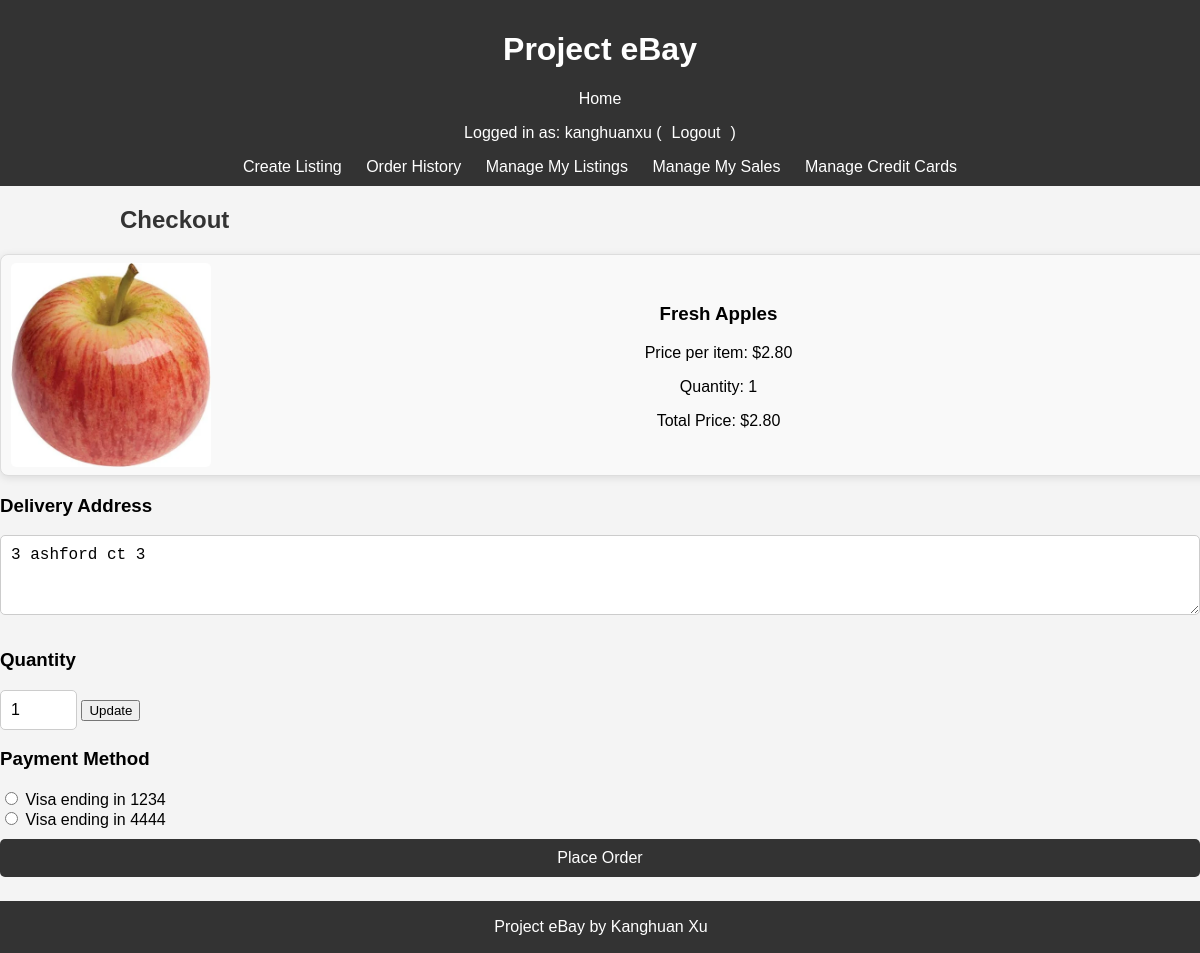
Page /checkout/25/ (signed in) on the committed database.
### project/models.py (models this page shows, shortened)
class Listing(models.Model):
    name = models.CharField(max_length=200) # Name of the item.
    description = models.TextField() # Description of the item.
    price = models.DecimalField(max_digits=10, decimal_places=2) # Price of the item, with validation in clean method.
    image = models.ImageField(upload_to='listing_images/', blank=True, null=True) # Optional image for the item.
    category = models.CharField(max_length=100) # Category the item belongs to.
    created_at = models.DateTimeField(auto_now_add=True) # Records when the listing was created.
    expires_at = models.DateTimeField() # When the listing expires.
    user = models.ForeignKey(User, on_delete=models.CASCADE, related_name="listings")  # The user who posted the listing.
    sold = models.BooleanField(default=False)  # Indicates if the item has been sold.
    quantity = models.PositiveIntegerField(default=1)  # Quantity of the item available.
    def clean(self):
        if self.price < 0:
            raise ValidationError("Price cannot be negative.")
        if self.price > 99999:
            raise ValidationError("Price cannot exceed 99999.")

class Profile(models.Model):
    user = models.OneToOneField(User, on_delete=models.CASCADE, related_name='profile')
    address = models.TextField()  # Stores the address of the user as a text field.
    phone_number = models.CharField(max_length=15)  # Stores the phone number, limited to 15 characters.
    profile_image = models.ImageField(upload_to='profile_images/', blank=True, null=True)  # Optional field for user's profile image.

class CreditCard(models.Model):
    user = models.ForeignKey(User, on_delete=models.CASCADE, related_name='credit_cards')
    cardholder_name = models.CharField(max_length=100)  # Name on the card.
    card_number_last4 = models.CharField(max_length=4)  # Last four digits of the card number.
    expiry_date = models.CharField(max_length=5)  # Expiry date in MM/YY format.
    card_type = models.CharField(max_length=20, choices=[('Visa', 'Visa'), ('MasterCard', 'MasterCard'), ('Amex', 'American Express')])

### project/views.py (the view, shortened to what this page needs)
# urls.py: path('checkout/', CheckoutView.as_view(), name='checkout'),
class CheckoutView(LoginRequiredMixin, View):
    def get(self, request, pk, *args, **kwargs):
        listing = get_object_or_404(Listing, pk=pk, sold=False)
        quantity = int(request.GET.get('quantity', 1))  # Default to 1 if not provided
        total_price = listing.price * quantity  # Calculate total price
        credit_cards = CreditCard.objects.filter(user=request.user)
        profile_address = request.user.profile.address
        return render(request, 'project/checkout.html', {
            'listing': listing,
            'quantity': quantity,
            'total_price': total_price,
            'credit_cards': credit_cards,
            'profile_address': profile_address,
        })

### project/templates/project/checkout.html (shortened to what this page needs)
{% extends 'project/base.html' %}
{% block content %}
<div class="container">
    <h2>Checkout</h2>
    {% if listing %}
        <div class="card">
            <img src="{{ listing.image.url }}" alt="{{ listing.name }}" class="listing-image">
            <div class="card-details">
                <h3>{{ listing.name }}</h3>
                <p>Price per item: ${{ listing.price }}</p>
                <p>Quantity: {{ quantity }}</p>
                <p>Total Price: ${{ total_price }}</p>
            </div>
        </div>
    {% endif %}
    <h3>Delivery Address</h3>
    <form method="post" class="form">
        <textarea name="delivery_address" class="form-control" placeholder="Enter delivery address">{{ profile_address }}</textarea>
        <h3>Quantity</h3>
    <div class="quantity-update-container">
        <input
            type="number"
            name="quantity"
            value="{{ quantity }}"
            min="1"
            max="{{ listing.quantity }}"
            class="form-control quantity-input">
        <button type="submit" name="update_quantity" value="true">Update</button>
    </div>
        <h3>Payment Method</h3>
        <div>
            {% for card in credit_cards %}
                <input
                    type="radio"
                    name="payment_method"
                    value="{{ card.id }}"
                    id="card_{{ card.id }}"
                >
                <label for="card_{{ card.id }}">{{ card.card_type }} ending in {{ card.card_number_last4 }}</label><br>
            {% endfor %}
        </div>
        <button type="submit" class="btn btn-success">Place Order</button>
    </form>
</div>
{% endblock %}

### project/templates/project/base.html (shortened to what this page needs)
<html lang="en">
<head>
</head>
<body>
    <header>
        <h1>Project eBay</h1>
        <nav>
            <a href="/">Home</a>
            {% if user.is_authenticated %}
            <p>Logged in as: {{user.username}} (<a href="{% url 'logout' %}">Logout</a>)</p>
            <a href="{% url 'create_listing' %}">Create Listing</a>
            <a href="{% url 'order_history' %}">Order History</a>
            <a href="{% url 'manage_listings' %}">Manage My Listings</a>
            <a href="{% url 'manage_sales' %}">Manage My Sales</a>
            <a href="{% url 'manage_credit_cards' %}">Manage Credit Cards</a>
            {% else %}
            <a href="{% url 'login' %}">Login</a>
            <a href="{% url 'register' %}">Register</a>
            {% endif %}
        </nav>
    </header>
    <main>
        {% block content %}{% endblock %}
    </main>
    <footer>
        <p>Project eBay by Kanghuan Xu {{ current_year }}</p>
    </footer>
</body>
</html>

### project/templates/project/base.html (style rules this page uses)
body { font-family: Arial, sans-serif; margin: 0; padding: 0; background-color: #f4f4f4; padding-bottom: 60px; }
header { background-color: #333; color: #fff; padding: 10px 20px; text-align: center; }
header nav a { color: #fff; margin: 0 10px; text-decoration: none; }
footer { background-color: #333; color: #fff; text-align: center; padding: 1px; position: fixed; width: 100%; bottom: 0; z-index: 1000; }
h2 { font-size: 1.5rem; font-weight: bold; padding: 20px; margin: 0; color: #333; text-align: left; padding-left: 10%; }
.card { background-color: white; border-radius: 10px; box-shadow: 0 2px 8px rgba(0, 0, 0, 0.1); overflow: hidden; text-align: center; transition: transform 0.2s, box-shadow 0.2s; width: 100%; height: 200px; }
.card img { width: 100%; height: auto; object-fit: cover; }
.btn { width: 100%; padding: 10px; font-size: 1rem; color: white; background-color: #333; border: none; border-radius: 5px; cursor: pointer; text-align: center; }
.btn { margin-top: 10px; display: inline-block; }
.form-control { padding: 10px; font-size: 16px; border: 1px solid #ccc; border-radius: 5px; appearance: none; background-color: #fff; }
.card { display: flex; align-items: center; margin-bottom: 15px; padding: 10px; border: 1px solid #ddd; border-radius: 8px; background-color: #f9f9f9; }
.card img { max-width: 200px; margin-right: 15px; border-radius: 5px; }
.card-details { flex-grow: 1; }
textarea.form-control { width: 100%; height: 80px; margin-bottom: 15px; }

### rows in the picture
Listing: image (picture), name "Fresh Apples", price "2.80"
Profile: delivery_address "3 ashford ct 3"
CreditCard: payment_method "☐ Visa ending in 1234", card_type "Visa", card_number_last4 "1234"
CreditCard: payment_method "☐ Visa ending in 4444", card_type "Visa", card_number_last4 "4444"

### other values in the picture
{{ user.username }} "kanghuanxu"
{{ quantity }} "1"
{{ total_price }} "2.80"
